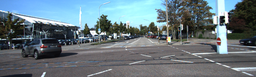
#> input picture u9/images/KITTI14_31_left.png, 256 x 77 px, shrunk from 1242 x 375 before the run; its folder holds 2 pictures in this run
$ python Aufgabe1.py
#> lines starting #> are read from the running program, lines starting #| are printed output that depends on the picture
# coding=utf-8
import numpy as np
import cv2
import glob

image_pathes = glob.glob('images/*.png')
fx = fy = 721.5
cx = 690.5
cy = 172.8
baseline = 0.54

ply_headerC = '''ply
format ascii 1.0
element vertex %(vert_num)d
property float x
property float y
property float z
property uchar red
property uchar green
property uchar blue
end_header
'''


def write_plyC(filename, verts):
    verts = verts.reshape(-1, 6)
    with open(filename, 'w') as f:
        f.write(ply_headerC % dict(vert_num=len(verts)))
        np.savetxt(f, verts, '%f %f %f %d %d %d' )


def get_depth_img(f, tx, d):
    depth = np.zeros(d.shape)
    rows = d.shape[0]
    cols = d.shape[1]
    for x in range(0, rows):
        for y in range(0, cols):
            if d[x,y] == 0:
                depth[x,y] = 0
            else:
                depth[x,y] = (f*tx)/d[x,y]
    return depth


def get_pointcloud(img1, depth):
    rows = img1.shape[0]
    cols = img1.shape[1]
    vector = []
    for x in range(0, rows):
        for y in range(0, cols):
            if depth[x, y] != 0:
                Z = depth[x, y]
                u = x - cx
                v = y - cy
                Y = (u * Z) / fx
                X = (v * Z) / fx
                vector.append([X, Y, Z, img1[x, y][2], img1[x, y][1], img1[x, y][0]])
    return vector


def dense_stereo_matching(img_pathes, fx, fy, cx, cy, baseline):
    #Aufgabe1 Disparität
#> called with fx = 721.5, fy = 721.5, cx = 690.5, cy = 172.8, baseline = 0.54
    blocksizes = [4, 8, 12, 16] # Gibt Fenstergröße an (1-20)
    min_disp = 1 # Gibt minimale Disparität an (0-10)
    y = 5
    num_disp = 16 * y # Gibt maximale Disparität an (16 * y)
    img1 = cv2.imread(img_pathes[0], 1)
#> img1 is the input picture: shape (77, 256, 3); mean B, G, R 125.9, 118.5, 103.5
    img2 = cv2.imread(img_pathes[1], 1)
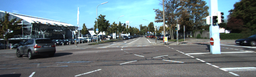
#> input picture u9/images/KITTI14_31_right.png, 256 x 77 px, shrunk from 1242 x 375 before the run
#> img2 is the input picture: shape (77, 256, 3); mean B, G, R 126.5, 120.9, 105.2

    for blocksize in blocksizes:
        # Aufgabe 1
        stereo = cv2.StereoSGBM_create(minDisparity=min_disp, numDisparities=num_disp, blockSize=blocksize)
        disparity = stereo.compute(img1, img2).astype(np.float32)/16.0
        depth = get_depth_img(fx, baseline, disparity)

        disparity = cv2.normalize(disparity, np.zeros(disparity.shape), 0, 255, cv2.NORM_MINMAX)
        img_out = cv2.applyColorMap(disparity.astype(np.uint8),cv2.COLORMAP_JET)
        cv2.imwrite("disparity_images/" + "disp_b"+ str(blocksize) + ".png", img_out)

        # Aufgabe 2.1
        depth_norm = cv2.normalize(depth, np.zeros(depth.shape), 0, 255, cv2.NORM_MINMAX)
        img_out = cv2.applyColorMap(depth_norm.astype(np.uint8), cv2.COLORMAP_JET)
        cv2.imwrite("depth_images/" + "depth_b" + str(blocksize) + ".png", img_out)

        # Aufgabe 2.2
        vector = get_pointcloud(img1, depth)
        write_plyC("pointclouds/pointscloud" + str(blocksize) + ".ply", np.array(vector))

        # Aufgabe 3
        stereo = cv2.StereoSGBM_create(minDisparity=min_disp, numDisparities=num_disp, blockSize=blocksize,speckleWindowSize=100, speckleRange=1)
        disparity = stereo.compute(img1, img2).astype(np.float32) / 16.0
        depth = get_depth_img(fx, baseline, disparity)

        #
        disparity = cv2.normalize(disparity, np.zeros(disparity.shape), 0, 255, cv2.NORM_MINMAX)
        img_out = cv2.applyColorMap(disparity.astype(np.uint8), cv2.COLORMAP_JET)
        cv2.imwrite("disparity_images/" + "disp_noise_reduced_b" + str(blocksize) + ".png", img_out)

        depth_norm = cv2.normalize(depth, np.zeros(depth.shape), 0, 255, cv2.NORM_MINMAX)
        img_out = cv2.applyColorMap(depth_norm.astype(np.uint8), cv2.COLORMAP_JET)
        cv2.imwrite("depth_images/" + "depth_noise_reduced_b" + str(blocksize) + ".png", img_out)

        vector = get_pointcloud(img1, depth)
        write_plyC("pointclouds/pointscloud_noise_reduced" + str(blocksize) + ".ply", np.array(vector))
#> this loop made 4 passes
#> pass 1, in dense_stereo_matching, `disparity = stereo.compute(img1, img2).astype(np.float32)/16.0`:
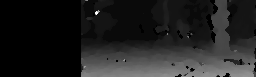
#> disparity: shape (77, 256) float32; min 0, max 25.19, mean 3.3; drawn with min black and max white
#> pass 1, in dense_stereo_matching, `depth = get_depth_img(fx, baseline, disparity)`:
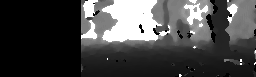
#> depth: shape (77, 256) float64; min 0, max 389.6, mean 108.2; drawn with min black and max white
#> pass 1, in dense_stereo_matching, `img_out = cv2.applyColorMap(disparity.astype(np.uint8),cv2.COLORMAP_JET)`:
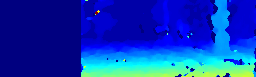
#> img_out: shape (77, 256, 3); mean B, G, R 182.2, 55.3, 10.4
#> after the loop:
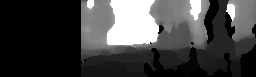
#> depth: shape (77, 256) float64; min 0, max 389.6, mean 101.6; drawn with min black and max white

dense_stereo_matching(image_pathes, fx, fy, cx, cy, baseline)
